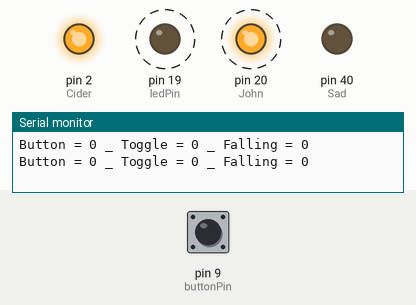
This sketch was run on a simulated Arduino Mega 2560, built for the host (arithmetic inside an expression is 32-bit, double 64-bit). Parts: output pins drawn as LEDs (lit = HIGH), the last lines printed to the serial monitor. Dashed ring = blinking. The inputs (shaded band) are chosen by the test bench; at power-on: pin 9 (buttonPin) HIGH.

Above: at 3.8 s.
3.9 s: pin 9 (buttonPin) pulled LOW for 1.8 s
At 6.4 s:
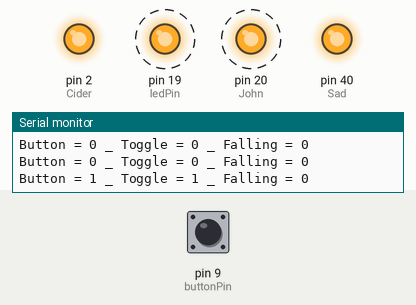
8.7 s: pin 9 (buttonPin) pulled LOW for 3.2 s
At 10.9 s:
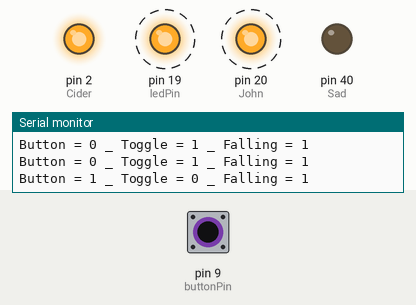
Timing chart, 0 to 19.4 s (numbered marks = the images above; inputs shaded):
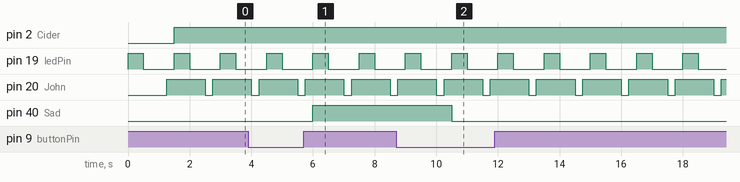

The sketch:

Sketch_1_copy_20250319034722.ino
```cpp
const int ledPin = 19;
const int John = 20;
const int Sad = 40;
const int Cider = 2;
const int buttonPin = 9;


bool buttonState = 0;
bool lastButtonState = 0;
bool toggle = 0;
bool fallToggle = 0;

int ms = 500;
int sp = 250;


void setup() {

  pinMode(ledPin, OUTPUT);
  pinMode(John, OUTPUT);
  pinMode(Sad, OUTPUT);
  Serial.begin(115200);
  pinMode(buttonPin, INPUT_PULLUP);
  pinMode(Cider, OUTPUT);

  Serial.begin(115200);


}

void loop() {

buttonState = !digitalRead(buttonPin);

digitalWrite(ledPin, HIGH);
delay(ms);
digitalWrite(ledPin, LOW);
delay(ms);
digitalWrite(John,LOW);
delay(sp);
digitalWrite(John,HIGH);
delay(sp);

if (buttonState && !lastButtonState) //Button go from low to high
{
  toggle = !toggle;
}

if (!buttonState && lastButtonState)
{
  fallToggle = !fallToggle;
}

lastButtonState = buttonState;

digitalWrite(Sad, toggle);

digitalWrite(Cider,HIGH);


 Serial.printf("Button = %i _ Toggle = %i _ Falling = %i \n", buttonState, toggle, fallToggle);
}
```

Measured:
- after the input at 3.9 s, pin 40 (Sad): LOW → HIGH after 2.1 s
- after the input at 8.7 s, pin 40 (Sad): HIGH → LOW after 1.8 s
- by itself, pin 19 (ledPin): alternates HIGH for 0.50 s and LOW for 1.0 s
- by itself, pin 20 (John): alternates HIGH for 1.3 s and LOW for 0.25 s
